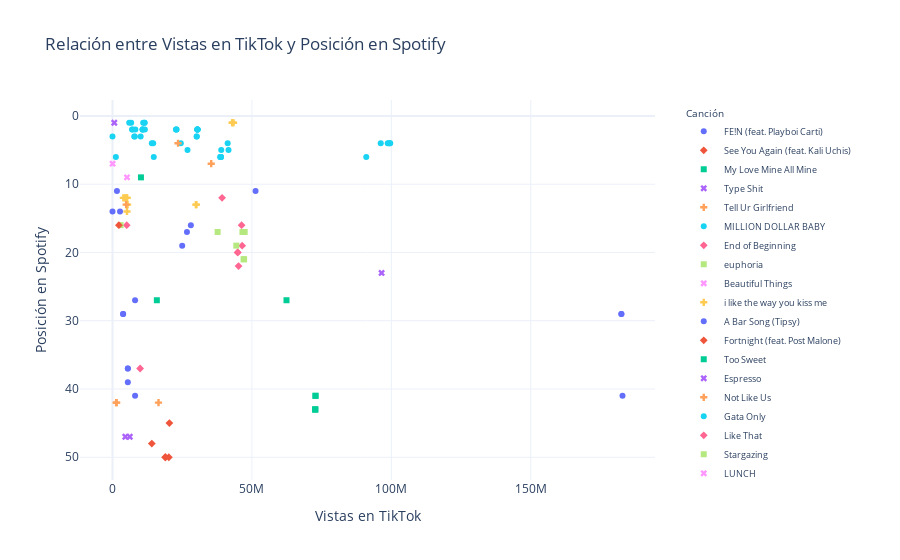

The cell this chart's notebook holds for it:
### Markdown cell above
El siguiente codigo crea un gráfico de dispersión para visualizar la relación entre las vistas en TikTok y las posiciones en Spotify.

### Code cell
import seaborn as sns
import matplotlib.pyplot as plt

# Crear el gráfico de dispersión
fig = px.scatter(
    spotifytiktok_df,
    x='views',
    y='position_y',
    color='trackName',
    symbol='trackName',
    title='Relación entre Vistas en TikTok y Posición en Spotify',
    labels={
        'views': 'Vistas en TikTok',
        'position_y': 'Posición en Spotify'
    },
    template='plotly_white'
)

# Ajustar la leyenda
fig.update_layout(
    legend_title_text='Canción',
    legend=dict(
        yanchor="top",
        y=0.99,
        xanchor="left",
        x=1.05,
        title_font=dict(size=10),
        font=dict(size=9)
    )
)

# Invertir el eje Y para que la posición 1 esté en la parte superior
fig.update_yaxes(autorange="reversed")

# Mostrar el gráfico
fig.show()

### Figure 1 — Plotly figure (JSON) as saved in the notebook; plotly's stock layout.template omitted (floating-point values rounded to 4 significant figures)
{"data": [{"hovertemplate": "trackName=FE!N (feat. Playboi Carti)<br>Vistas en TikTok=%{x}<br>Posición en Spotify=%{y}<extra></extra>", "legendgroup": "FE!N (feat. Playboi Carti)", "marker": {"color": "#636efa", "symbol": "circle"}, "mode": "markers", "name": "FE!N (feat. Playboi Carti)", "orientation": "v", "showlegend": true, "type": "scatter", "x": [182500000, 182500000, 3800000, 3800000, 8100000, 182900000, 8100000, 5500000, 5500000, 5500000], "xaxis": "x", "y": [29, 29, 29, 29, 27, 41, 41, 39, 37, 37], "yaxis": "y"}, {"hovertemplate": "trackName=See You Again (feat. Kali Uchis)<br>Vistas en TikTok=%{x}<br>Posición en Spotify=%{y}<extra></extra>", "legendgroup": "See You Again (feat. Kali Uchis)", "marker": {"color": "#EF553B", "symbol": "diamond"}, "mode": "markers", "name": "See You Again (feat. Kali Uchis)", "orientation": "v", "showlegend": true, "type": "scatter", "x": [18900000, 19000000, 20200000, 20400000], "xaxis": "x", "y": [50, 50, 50, 45], "yaxis": "y"}, {"hovertemplate": "trackName=My Love Mine All Mine<br>Vistas en TikTok=%{x}<br>Posición en Spotify=%{y}<extra></extra>", "legendgroup": "My Love Mine All Mine", "marker": {"color": "#00cc96", "symbol": "square"}, "mode": "markers", "name": "My Love Mine All Mine", "orientation": "v", "showlegend": true, "type": "scatter", "x": [72700000, 72700000, 72700000, 72800000, 72800000], "xaxis": "x", "y": [43, 43, 43, 41, 41], "yaxis": "y"}, {"hovertemplate": "trackName=Type Shit<br>Vistas en TikTok=%{x}<br>Posición en Spotify=%{y}<extra></extra>", "legendgroup": "Type Shit", "marker": {"color": "#ab63fa", "symbol": "x"}, "mode": "markers", "name": "Type Shit", "orientation": "v", "showlegend": true, "type": "scatter", "x": [4600000, 6200000], "xaxis": "x", "y": [47, 47], "yaxis": "y"}, {"hovertemplate": "trackName=Tell Ur Girlfriend<br>Vistas en TikTok=%{x}<br>Posición en Spotify=%{y}<extra></extra>", "legendgroup": "Tell Ur Girlfriend", "marker": {"color": "#FFA15A", "symbol": "cross"}, "mode": "markers", "name": "Tell Ur Girlfriend", "orientation": "v", "showlegend": true, "type": "scatter", "x": [1300000, 16500000, 1500000], "xaxis": "x", "y": [42, 42, 42], "yaxis": "y"}, {"hovertemplate": "trackName=MILLION DOLLAR BABY<br>Vistas en TikTok=%{x}<br>Posición en Spotify=%{y}<extra></extra>", "legendgroup": "MILLION DOLLAR BABY", "marker": {"color": "#19d3f3", "symbol": "circle"}, "mode": "markers", "name": "MILLION DOLLAR BABY", "orientation": "v", "showlegend": true, "type": "scatter", "x": [6700000, 11500000, 11500000, 6000000, 11000000, 7000000, 7800000, 30200000, 30200000, 8000000, 10100000, 30400000, 30400000, 30500000, 10800000, 30500000, 10800000, 10800000, 30500000, 8200000, 11600000, 22800000, 22800000, 23000000, 7200000, 0, 91000000, 1200000, 14800000, 96200000, 98700000, 99100000, 99400000, 14100000, 24500000, 99600000, 14600000, 26900000], "xaxis": "x", "y": [1, 1, 1, 1, 1, 2, 3, 3, 3, 3, 3, 2, 2, 2, 2, 2, 2, 2, 2, 2, 2, 2, 2, 2, 2, 3, 6, 6, 6, 4, 4, 4, 4, 4, 4, 4, 4, 5], "yaxis": "y"}, {"hovertemplate": "trackName=End of Beginning<br>Vistas en TikTok=%{x}<br>Posición en Spotify=%{y}<extra></extra>", "legendgroup": "End of Beginning", "marker": {"color": "#FF6692", "symbol": "diamond"}, "mode": "markers", "name": "End of Beginning", "orientation": "v", "showlegend": true, "type": "scatter", "x": [39300000, 5100000, 46300000, 46500000, 44900000, 44900000, 45200000], "xaxis": "x", "y": [12, 16, 16, 19, 20, 20, 22], "yaxis": "y"}, {"hovertemplate": "trackName=euphoria<br>Vistas en TikTok=%{x}<br>Posición en Spotify=%{y}<extra></extra>", "legendgroup": "euphoria", "marker": {"color": "#B6E880", "symbol": "square"}, "mode": "markers", "name": "euphoria", "orientation": "v", "showlegend": true, "type": "scatter", "x": [2900000], "xaxis": "x", "y": [16], "yaxis": "y"}, {"hovertemplate": "trackName=Beautiful Things<br>Vistas en TikTok=%{x}<br>Posición en Spotify=%{y}<extra></extra>", "legendgroup": "Beautiful Things", "marker": {"color": "#FF97FF", "symbol": "x"}, "mode": "markers", "name": "Beautiful Things", "orientation": "v", "showlegend": true, "type": "scatter", "x": [5200000], "xaxis": "x", "y": [9], "yaxis": "y"}, {"hovertemplate": "trackName=i like the way you kiss me<br>Vistas en TikTok=%{x}<br>Posición en Spotify=%{y}<extra></extra>", "legendgroup": "i like the way you kiss me", "marker": {"color": "#FECB52", "symbol": "cross"}, "mode": "markers", "name": "i like the way you kiss me", "orientation": "v", "showlegend": true, "type": "scatter", "x": [4500000, 3900000, 5200000, 5200000, 5200000, 29900000, 5400000, 30100000], "xaxis": "x", "y": [12, 12, 14, 12, 12, 13, 13, 13], "yaxis": "y"}, {"hovertemplate": "trackName=A Bar Song (Tipsy)<br>Vistas en TikTok=%{x}<br>Posición en Spotify=%{y}<extra></extra>", "legendgroup": "A Bar Song (Tipsy)", "marker": {"color": "#636efa", "symbol": "circle"}, "mode": "markers", "name": "A Bar Song (Tipsy)", "orientation": "v", "showlegend": true, "type": "scatter", "x": [1600000, 2700000, 0, 51300000], "xaxis": "x", "y": [11, 14, 14, 11], "yaxis": "y"}, {"hovertemplate": "trackName=Fortnight (feat. Post Malone)<br>Vistas en TikTok=%{x}<br>Posición en Spotify=%{y}<extra></extra>", "legendgroup": "Fortnight (feat. Post Malone)", "marker": {"color": "#EF553B", "symbol": "diamond"}, "mode": "markers", "name": "Fortnight (feat. Post Malone)", "orientation": "v", "showlegend": true, "type": "scatter", "x": [2300000], "xaxis": "x", "y": [16], "yaxis": "y"}, {"hovertemplate": "trackName=Too Sweet<br>Vistas en TikTok=%{x}<br>Posición en Spotify=%{y}<extra></extra>", "legendgroup": "Too Sweet", "marker": {"color": "#00cc96", "symbol": "square"}, "mode": "markers", "name": "Too Sweet", "orientation": "v", "showlegend": true, "type": "scatter", "x": [10200000], "xaxis": "x", "y": [9], "yaxis": "y"}, {"hovertemplate": "trackName=Espresso<br>Vistas en TikTok=%{x}<br>Posición en Spotify=%{y}<extra></extra>", "legendgroup": "Espresso", "marker": {"color": "#ab63fa", "symbol": "x"}, "mode": "markers", "name": "Espresso", "orientation": "v", "showlegend": true, "type": "scatter", "x": [638800], "xaxis": "x", "y": [1], "yaxis": "y"}, {"hovertemplate": "trackName=Not Like Us<br>Vistas en TikTok=%{x}<br>Posición en Spotify=%{y}<extra></extra>", "legendgroup": "Not Like Us", "marker": {"color": "#FFA15A", "symbol": "cross"}, "mode": "markers", "name": "Not Like Us", "orientation": "v", "showlegend": true, "type": "scatter", "x": [35400000, 4900000, 23500000], "xaxis": "x", "y": [7, 13, 4], "yaxis": "y"}, {"hovertemplate": "trackName=Gata Only<br>Vistas en TikTok=%{x}<br>Posición en Spotify=%{y}<extra></extra>", "legendgroup": "Gata Only", "marker": {"color": "#19d3f3", "symbol": "circle"}, "mode": "markers", "name": "Gata Only", "orientation": "v", "showlegend": true, "type": "scatter", "x": [38600000, 38800000, 38900000, 38900000, 39000000, 41300000, 41600000], "xaxis": "x", "y": [6, 6, 6, 6, 5, 4, 5], "yaxis": "y"}, {"hovertemplate": "trackName=Like That<br>Vistas en TikTok=%{x}<br>Posición en Spotify=%{y}<extra></extra>", "legendgroup": "Like That", "marker": {"color": "#FF6692", "symbol": "diamond"}, "mode": "markers", "name": "Like That", "orientation": "v", "showlegend": true, "type": "scatter", "x": [9900000], "xaxis": "x", "y": [37], "yaxis": "y"}, {"hovertemplate": "trackName=Stargazing<br>Vistas en TikTok=%{x}<br>Posición en Spotify=%{y}<extra></extra>", "legendgroup": "Stargazing", "marker": {"color": "#B6E880", "symbol": "square"}, "mode": "markers", "name": "Stargazing", "orientation": "v", "showlegend": true, "type": "scatter", "x": [37700000, 44400000, 46600000, 47000000, 47200000, 47400000], "xaxis": "x", "y": [17, 19, 17, 21, 21, 17], "yaxis": "y"}, {"hovertemplate": "trackName=LUNCH<br>Vistas en TikTok=%{x}<br>Posición en Spotify=%{y}<extra></extra>", "legendgroup": "LUNCH", "marker": {"color": "#FF97FF", "symbol": "x"}, "mode": "markers", "name": "LUNCH", "orientation": "v", "showlegend": true, "type": "scatter", "x": [24700], "xaxis": "x", "y": [7], "yaxis": "y"}, {"hovertemplate": "trackName=Please Please Please<br>Vistas en TikTok=%{x}<br>Posición en Spotify=%{y}<extra></extra>", "legendgroup": "Please Please Please", "marker": {"color": "#FECB52", "symbol": "cross"}, "mode": "markers", "name": "Please Please Please", "orientation": "v", "showlegend": true, "type": "scatter", "x": [42900000, 43100000, 43400000], "xaxis": "x", "y": [1, 1, 1], "yaxis": "y"}, {"hovertemplate": "trackName=Lose Control<br>Vistas en TikTok=%{x}<br>Posición en Spotify=%{y}<extra></extra>", "legendgroup": "Lose Control", "marker": {"color": "#636efa", "symbol": "circle"}, "mode": "markers", "name": "Lose Control", "orientation": "v", "showlegend": true, "type": "scatter", "x": [25000000, 26700000, 28100000], "xaxis": "x", "y": [19, 17, 16], "yaxis": "y"}, {"hovertemplate": "trackName=Si No Quieres No<br>Vistas en TikTok=%{x}<br>Posición en Spotify=%{y}<extra></extra>", "legendgroup": "Si No Quieres No", "marker": {"color": "#EF553B", "symbol": "diamond"}, "mode": "markers", "name": "Si No Quieres No", "orientation": "v", "showlegend": true, "type": "scatter", "x": [14100000], "xaxis": "x", "y": [48], "yaxis": "y"}, {"hovertemplate": "trackName=Austin (Boots Stop Workin')<br>Vistas en TikTok=%{x}<br>Posición en Spotify=%{y}<extra></extra>", "legendgroup": "Austin (Boots Stop Workin')", "marker": {"color": "#00cc96", "symbol": "square"}, "mode": "markers", "name": "Austin (Boots Stop Workin')", "orientation": "v", "showlegend": true, "type": "scatter", "x": [62400000, 15900000], "xaxis": "x", "y": [27, 27], "yaxis": "y"}, {"hovertemplate": "trackName=we can't be friends (wait for your love)<br>Vistas en TikTok=%{x}<br>Posición en Spotify=%{y}<extra></extra>", "legendgroup": "we can't be friends (wait for your love)", "marker": {"color": "#ab63fa", "symbol": "x"}, "mode": "markers", "name": "we can't be friends (wait for your love)", "orientation": "v", "showlegend": true, "type": "scatter", "x": [96500000], "xaxis": "x", "y": [23], "yaxis": "y"}], "layout": {"legend": {"font": {"size": 9}, "title": {"font": {"size": 10}, "text": "Canción"}, "tracegroupgap": 0, "x": 1.05, "xanchor": "left", "y": 0.99, "yanchor": "top"}, "title": {"text": "Relación entre Vistas en TikTok y Posición en Spotify"}, "xaxis": {"anchor": "y", "domain": [0, 1], "title": {"text": "Vistas en TikTok"}}, "yaxis": {"anchor": "x", "autorange": "reversed", "domain": [0, 1], "title": {"text": "Posición en Spotify"}}}}
